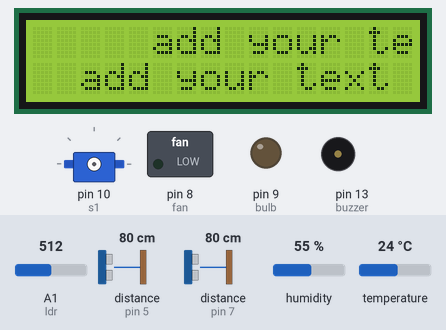
A sketch run on a simulated Arduino Uno, built with avr-gcc and run on an emulated ATmega328P. Shown: 16×2 character LCD, servo, switched loads named in the sketch (green lamp = pin HIGH), output pins drawn as LEDs (lit = HIGH), buzzer (waves = sounding, pin HIGH). Inputs (shaded band) come from the test bench; at power-on: temperature 24 °C, distance to the obstacle (sensors on pin 5, pin 7) 80 cm, A1 (ldr) = 512, humidity 55 %. The echo pulse lasts 58.3 µs per cm; the modem accepts every AT command (registered, SIM ready, sends succeed) and sends nothing else; what the sketch prints to the serial monitor is not drawn.

Above: at 3.2 s.
At 10.3 s:
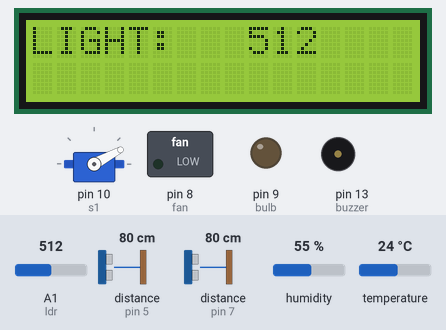
10.4 s: temperature set to 37 °C
At 14.3 s:
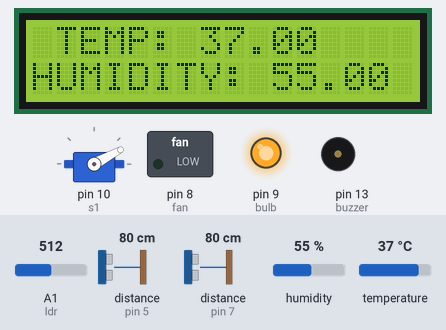
20.2 s: temperature set to 40 °C
At 27.4 s:
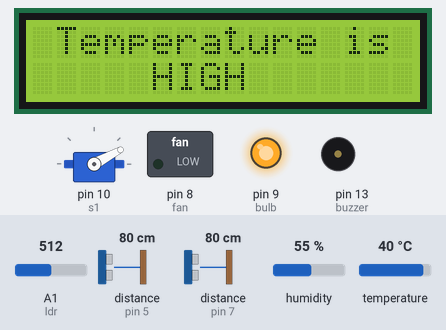
30.6 s: distance to the obstacle (sensor on pin 5) set to 21 cm
39.1 s: distance to the obstacle (sensor on pin 5) set to 18 cm
At 49.3 s:
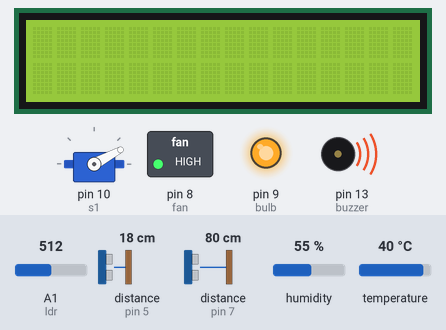
50.4 s: distance to the obstacle (sensor on pin 7) set to 21 cm
61.2 s: distance to the obstacle (sensor on pin 7) set to 18 cm
At 73.8 s:
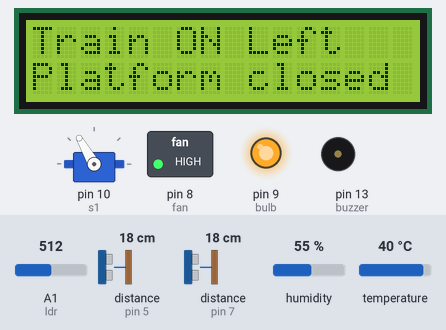
Timing chart, 0 to 98.3 s (numbered marks = the images above; inputs shaded):
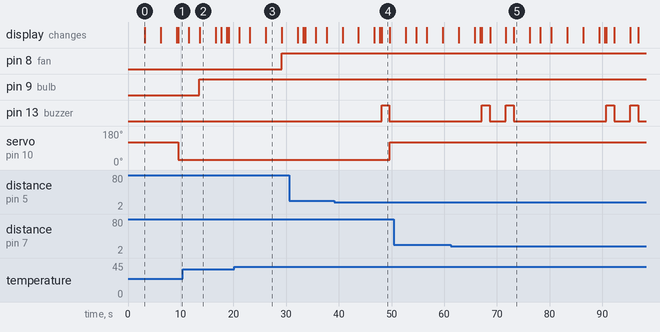

Measured:
- the behaviour switches between 38 and 39 °C on temperature (found by bisection; images 2 and 3)
- the behaviour switches between 20 and 19 cm on distance to the obstacle (sensor on pin 5) (found by bisection; images 3 and 4)
- the behaviour switches between 20 and 19 cm on distance to the obstacle (sensor on pin 7) (found by bisection; images 4 and 5)
- after the input at 20.2 s, pin 8 (fan): LOW → HIGH after 9.0 s
- after the input at 39.1 s, pin 13 (buzzer): LOW → HIGH after 9.0 s, → LOW 1.5 s later; servo on pin 10 (s1): 28° → 120° after 10.5 s
- what the display in image 0 shows lasts 3.1 s, from 3.1 s to 6.2 s
- what the display in image 4 shows lasts 1.5 s, from 48.1 s to 49.6 s

The sketch:

smart-platform.ino
```cpp
#include <SoftwareSerial.h>
#include <Wire.h>
#include <LiquidCrystal_I2C.h>
#include <Servo.h>
#include "NewPing.h"

#include <dht11.h>
#define DHT11PIN 12
dht11 DHT11;


String apiKey = "<your-api-key>";
String Host_Name = "<your-host-name>";
String Password = "<your-password>";

SoftwareSerial ser(2,3);

int i = 1;
String cmd;

LiquidCrystal_I2C lcd(0x27, 16, 2);

Servo s1;

// Pin definitions for ultrasonic sensors
#define TRIGGER_PIN1 4
#define ECHO_PIN1 5
NewPing sonar1(TRIGGER_PIN1, ECHO_PIN1);

#define TRIGGER_PIN2 6
#define ECHO_PIN2 7
NewPing sonar2(TRIGGER_PIN2, ECHO_PIN2);


#define buzzer 13

#define ldr A1
int value1=0;

int fan = 8;
int bulb = 9;


void setup()
{
 Serial.begin(9600);
  Serial.begin(115200);
  ser.begin(115200);
  ser.println("AT+RST");

    Serial.begin(115200);

  char inv = '"';
  String cmd = "AT+CWJAP";

  cmd += "=";
  cmd += inv;
  cmd += Host_Name;
  cmd += inv;
  cmd += ",";
  cmd += inv;
  cmd += Password;
  cmd += inv;
  ser.println(cmd);


  lcd.init();
  lcd.backlight();
  lcd.clear();

  lcd.print("add your text");
  lcd.setCursor(0, 1);
  lcd.print(" add your text     ");
  delay(3000);
  lcd.clear();

  lcd.print("     add your text");
  lcd.setCursor(0, 1);
  lcd.print("  add your text");
  delay(3000);
  lcd.clear();

  lcd.print("smart railway station");
  lcd.setCursor(0, 1);
  lcd.print("with iot monitoring");
  delay(3000);
  lcd.clear();

  pinMode(buzzer, OUTPUT);
    pinMode(ldr,INPUT_PULLUP);
    pinMode(fan,OUTPUT);
    pinMode(bulb,OUTPUT);
  s1.attach(10);


  // Initialize servos to 0 degree
  s1.write(120);
}

void loop()
        {
          messageq();
          side1();
          side2();
          checboth1();

             LIGHTT();
               moisturetemp();
            EstablishTCPconnection();
            UpdatetoTS();
        }

void messageq()
{
  lcd.setCursor(1, 0);
  lcd.print("You can move");
  lcd.setCursor(0, 1);
  lcd.print("   on platform");
  delay(300);
}

void side1()
{
lcd.clear();
  int distance1 = sonar1.ping_cm();
  if (distance1 > 0 && distance1 < 20)
  {
     lcd.clear();
     digitalWrite(buzzer,HIGH);
      delay(1500);
       digitalWrite(buzzer,LOW);
    s1.write(120);
    lcd.print("Train ON right");
    lcd.setCursor(0, 1);
    lcd.print("Platform closed");
    delay(3000);
    lcd.clear();

  }
  else
  {
    digitalWrite(buzzer,LOW);
  }
}

void side2()
{
   lcd.clear();
  int distance2 = sonar2.ping_cm();
  if (distance2 > 0 && distance2 < 20)
  {
     lcd.clear();
         digitalWrite(buzzer,HIGH);
      delay(1500);
       digitalWrite(buzzer,LOW);
    s1.write(120);
    lcd.print("Train ON Left");
    lcd.setCursor(0, 1);
    lcd.print("Platform closed");
    delay(3000);
    lcd.clear();

  }
  else
  {
    digitalWrite(buzzer,LOW);
  }
}

void checboth1()
{
    int distance1 = sonar1.ping_cm();
    int distance2 = sonar2.ping_cm();

    if ((distance1 > 0 && distance1 < 20) || (distance2 > 0 && distance2 < 20))
        {
            s1.write(120); // Close gate
        }
    else
      {
          s1.write(28); // Open gate
      }
}


void LIGHTT()

      {
        value1=analogRead(ldr);
        lcd.clear();
        lcd.print("LIGHT:   ");
        lcd.print(value1);
        delay(2000);

  if( value1 < 500)
              {
                    lcd.clear();
                    lcd.setCursor(1, 0);
                    lcd.print("DAY");
                    delay(2000);
                    lcd.clear();
                    digitalWrite(bulb,LOW);

              }
            else
            {
                                  lcd.clear();
                    lcd.setCursor(1, 0);
                    lcd.print("NIGHT");
                    delay(2000);
                    lcd.clear();
                    digitalWrite(bulb,HIGH);

            }
      }

void moisturetemp()
      {
          int chk = DHT11.read(DHT11PIN);
          lcd.setCursor(1, 0);
          lcd.print("TEMP: ");
          lcd.print((float)DHT11.temperature);
          lcd.setCursor(0, 1);
          lcd.print("HUMIDITY: ");
          lcd.print((float)DHT11.humidity);
          delay(3000);
          lcd.clear();

            if(((float)DHT11.temperature)>38)
                {
                 lcd.setCursor(1, 0);
          lcd.print("Temperature is ");
          lcd.setCursor(0, 1);
          lcd.print("     HIGH ");
          delay(3000);
          lcd.clear();
                  digitalWrite(fan,HIGH);
                  delay(2000);
                    lcd.clear();
                }

            else
                {

                  digitalWrite(fan,LOW);
                            side1();
                      side2();
                    checboth1();
                }

      }


void EstablishTCPconnection()
{
  String cmd = "AT+CIPSTART=\"TCP\",\"";
  cmd += "184.106.153.149";
  cmd += "\",80";

  ser.println(cmd);
  Serial.println(cmd);
  if (ser.find("Error"))
  {
    Serial.println("AT+CIPSTART error");
    return;
  }
}

void UpdatetoTS()
{
 int distance1 = sonar1.ping_cm();
   int distance2 = sonar2.ping_cm();
          value1=analogRead(ldr);
   int chk = DHT11.read(DHT11PIN);

  String state1 = String(value1);
  String state2 = String(distance1);
  String state3 = String(distance2);
  String state4 = String((float)DHT11.humidity);
 String state5 = String((float)DHT11.temperature);

  String getStr = "GET /update?api_key=";
  getStr += apiKey;
  getStr += "&field1=";
  getStr += String(state1);
  getStr += "&field2=";
  getStr += String(state2);
  getStr += "&field3=";
  getStr += String(state3);
  getStr += "&field4=";
  getStr += String(state4);
   getStr += "&field5=";
  getStr += String(state5);
  getStr += "\r\n\r\n";

  cmd = "AT+CIPSEND=";
  cmd += String(getStr.length());

  ser.println(cmd);
  Serial.println(cmd);

  if (ser.find(">"))
  {
    ser.print(getStr);
    Serial.print(getStr);
      lcd.setCursor(0, 1);
  lcd.print("data sent");
  delay(1000);
  lcd.clear();
      ser.print(getStr);
    Serial.print(getStr);
  }
  else
  {
    ser.println("AT+CIPCLOSE");
    // alert user
    Serial.println("AT+CIPCLOSE");
   lcd.setCursor(1, 0);
  lcd.print("Check Internet");
  delay(1000);
  lcd.clear();
  }

}
```
